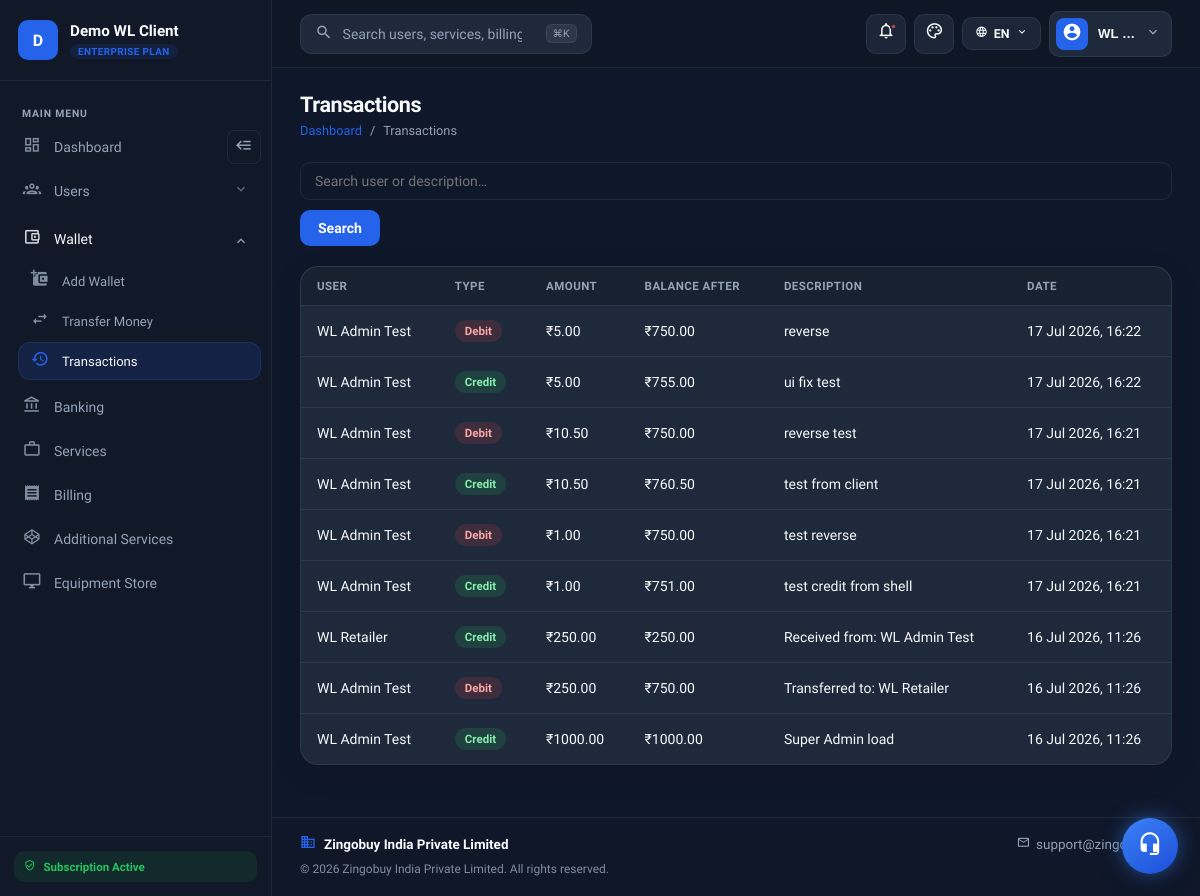
The page /wl/transactions/ (signed in) on the database its author committed.
### dashboard/models.py (models this page shows, shortened)
class WhiteLabelTenant(models.Model):
    name = models.CharField(max_length=255)
    slug = models.SlugField(max_length=100, unique=True)
    domain = models.CharField(
        max_length=255,
        unique=True,
        help_text="Host only, e.g. portal.client.com (no https://)",
    )
    logo = models.ImageField(upload_to="white_label/logos/", null=True, blank=True)
    favicon = models.ImageField(upload_to="white_label/favicons/", null=True, blank=True)
    primary_color = models.CharField(max_length=20, default="#0d9488")
    secondary_color = models.CharField(max_length=20, default="#0ea5e9")
    wallet_upi_id = models.CharField(
        max_length=100,
        blank=True,
        default="",
        help_text="UPI ID for wallet recharge of this white-label network",
    )
    wallet_qr_code = models.ImageField(
        upload_to="white_label/wallet_qr/",
        null=True,
        blank=True,
        help_text="QR code image for wallet recharge of this white-label network",
    )
    is_active = models.BooleanField(default=True)
    created_at = models.DateTimeField(auto_now_add=True)
    class Meta:
        ordering = ["name"]

class CustomUser(AbstractUser):
    email = models.EmailField(unique=True, null=False, blank=False)
    is_retailer = models.BooleanField(default=False)
    is_distributor = models.BooleanField(default=False)  # New field for distributor role
    username = models.CharField(
        max_length=150, unique=True, null=True, blank=True, editable=False
    )  # Automatically generated
    branch_id = models.CharField(max_length=50, unique=True, null=True, blank=False)
    plain_text_password = models.CharField(max_length=128, null=True, blank=True)  # For storing plain text password
    profile_photo = models.ImageField(upload_to='profile_photos/', null=True, blank=True)
    mobile_number = models.CharField(max_length=15, null=True, blank=True)
    pin = models.CharField(max_length=4, blank=True, null=True, verbose_name="Security PIN")
    full_name = models.CharField(max_length=255, blank=False, null=False)
    address = models.TextField(null=True, blank=True)
    state = models.CharField(max_length=100, null=True, blank=True)
    city = models.CharField(max_length=100, null=True, blank=True)
    postcode = models.CharField(max_length=20, null=True, blank=True)
    dob = models.DateField(null=True, blank=True)
    start_date = models.DateField(null=True, blank=True)
    created_at = models.DateTimeField(auto_now_add=True)  # Automatically set at creation time
    plain_password = models.CharField(max_length=128, null=True, blank=True)  # Add this field
    current_gsk_count = models.IntegerField(default=0)
    gender = models.CharField(
        max_length=10, choices=[("Male", "Male"), ("Female", "Female")], null=True, blank=True
    )
    role = models.CharField(
        max_length=50,
        choices=[
            ("admin", "Admin"),
            ("white_label_admin", "White Label Admin"),
            ("retailer", "Retailer"),
            ("distributor", "Distributor"),
            ("master_distributor", "Master Distributor"),
            ("retailer_2", "Retailer 2.0"),
            ("distributor_2", "Distributor 2.0"),
        ],
        null=True,
        blank=False,
        default='retailer'  # Default role
    )
    referred_by = models.ForeignKey(
        "self", on_delete=models.SET_NULL, null=True, blank=True, related_name="referrals"
    )
    tenant = models.ForeignKey(
        WhiteLabelTenant,
        on_delete=models.PROTECT,
        null=True,
        blank=True,
        related_name="users",
        help_text="NULL = platform (existing GSK). Set for white-label subtree users.",
    )
    wallet_balance = models.DecimalField(max_digits=10, decimal_places=2, default=0.00)
    first_login_at = models.DateTimeField(null=True, blank=True, help_text="Set on first portal login")
    wallet_disclaimer_dismissed_at = models.DateTimeField(null=True, blank=True, help_text="When user closed the wallet recharge disclaimer")
    USERNAME_FIELD = "email"
    REQUIRED_FIELDS = ['username']

class Transaction(models.Model):
    TRANSACTION_TYPES = (
        ("Credit", "Credit"),
        ("Debit", "Debit"),
    )
    user = models.ForeignKey(settings.AUTH_USER_MODEL, on_delete=models.CASCADE, related_name="transactions")
    transaction_type = models.CharField(max_length=10, choices=TRANSACTION_TYPES)
    amount = models.DecimalField(max_digits=10, decimal_places=2)
    balance_after_transaction = models.DecimalField(max_digits=10, decimal_places=2, default=0.00)
    description = models.TextField(blank=True, null=True)
    created_at = models.DateTimeField(auto_now_add=True)

### dashboard/views/white_label_views.py (the view)
# urls.py: path("wl/transactions/", white_label_views.white_label_view_transactions, name="white_label_view_transactions"),
@login_required
@role_required(["white_label_admin"])
def white_label_view_transactions(request):
    if not _require_tenant(request.user):
        return redirect("logout")
    tenant_user_ids = _tenant_user_ids(request.user)
    transactions = (
        Transaction.objects.filter(user_id__in=tenant_user_ids)
        .select_related("user")
        .order_by("-created_at")
    )
    search_query = request.GET.get("search", "")
    if search_query:
        transactions = transactions.filter(
            Q(user__full_name__icontains=search_query)
            | Q(description__icontains=search_query)
        )
    paginator = Paginator(transactions, 20)
    page_obj = paginator.get_page(request.GET.get("page"))
    return render(
        request,
        "white_label_dashboard/view_transactions.html",
        _wl_context(request, page_obj=page_obj, search_query=search_query),
    )

### dashboard/templates/white_label_dashboard/view_transactions.html (shortened to what this page needs)
{% extends 'white_label_dashboard/wl_layout.html' %}
{% block content %}
<div class="wl-saas-page-header">
    <div>
        <h1>Transactions</h1>
        <div class="wl-saas-breadcrumb">
            <a href="{% url 'white_label_dashboard' %}">Dashboard</a><span>/</span><span>Transactions</span>
        </div>
    </div>
</div>
<form method="get" class="wl-saas-toolbar">
    <input type="text" name="search" value="{{ search_query }}" class="wl-saas-input" placeholder="Search user or description…">
    <button type="submit" class="wl-saas-btn wl-saas-btn-primary">Search</button>
</form>
<div class="wl-saas-card" style="padding:0;overflow:hidden;">
    <div class="wl-saas-table-wrap" style="border:none;">
        <table class="wl-saas-table">
            <thead>
                <tr><th>User</th><th>Type</th><th>Amount</th><th>Balance after</th><th>Description</th><th>Date</th></tr>
            </thead>
            <tbody>
                {% for t in page_obj %}
                <tr>
                    <td>{{ t.user.full_name }}</td>
                    <td><span class="wl-saas-badge {% if t.transaction_type == 'Credit' %}wl-saas-badge-success{% else %}wl-saas-badge-danger{% endif %}">{{ t.transaction_type }}</span></td>
                    <td>₹{{ t.amount }}</td>
                    <td>₹{{ t.balance_after_transaction }}</td>
                    <td>{{ t.description|default:"—" }}</td>
                    <td>{{ t.created_at|date:"d M Y, H:i" }}</td>
                </tr>
                {% empty %}
                <tr><td colspan="6" class="wl-saas-empty"><i class="mdi mdi-history"></i>No transactions found.</td></tr>
                {% endfor %}
            </tbody>
        </table>
    </div>
</div>
{% endblock %}

### dashboard/templates/white_label_dashboard/_wl_sidebar.html (shortened to what this page needs)
<aside class="wl-saas-sidebar" id="wlSaasSidebar">
    <div class="wl-saas-brand">
        <div class="wl-saas-brand-logo">
            {% if tenant and tenant.logo %}
            <img src="{{ tenant.logo.url }}" alt="{{ tenant.name }}">
            {% else %}
            <div class="wl-saas-brand-mark">{{ tenant.name|default:"P"|slice:":1"|upper }}</div>
            {% endif %}
        </div>
        <div class="wl-saas-brand-text">
            <strong>{{ tenant.name|default:"Partner Portal" }}</strong>
            <span class="wl-saas-brand-plan">Enterprise Plan</span>
        </div>
    </div>
    <nav class="wl-saas-nav">
        <div class="wl-saas-nav-label">Main Menu</div>
        {% with url_name=request.resolver_match.url_name %}
        {% if user.role == 'white_label_admin' %}
        <div class="wl-saas-nav-item-row">
            <a href="{% url 'white_label_dashboard' %}" class="wl-saas-nav-link {% if url_name == 'white_label_dashboard' %}active{% endif %}">
                <i class="mdi mdi-view-dashboard-outline"></i><span>Dashboard</span>
            </a>
            <button type="button" class="wl-saas-collapse-btn" id="wlSidebarCollapse" aria-label="Collapse sidebar" title="Collapse sidebar">
                <i class="mdi mdi-backburger"></i>
            </button>
        </div>
        <div class="wl-saas-nav-dropdown " data-nav-dropdown>
            <button type="button" class="wl-saas-nav-toggle" aria-expanded="{% if url_name == 'white_label_view_users' or url_name == 'white_label_add_user' or url_name == 'white_label_edit_user' or url_name == 'white_label_delete_user' %}true{% else %}false{% endif %}">
                <i class="mdi mdi-account-group-outline"></i>
                <span>Users</span>
                <i class="mdi mdi-chevron-down wl-saas-nav-chevron"></i>
            </button>
        </div>
        <div class="wl-saas-nav-dropdown {% if url_name == 'white_label_add_wallet' or url_name == 'white_label_transfer_money' or url_name == 'white_label_view_transactions' or url_name == 'recharge_plans' or url_name == 'initiate_upi_payment' %}open has-active{% endif %}" data-nav-dropdown>
            <button type="button" class="wl-saas-nav-toggle" aria-expanded="{% if url_name == 'white_label_add_wallet' or url_name == 'white_label_transfer_money' or url_name == 'white_label_view_transactions' or url_name == 'recharge_plans' or url_name == 'initiate_upi_payment' %}true{% else %}false{% endif %}">
                <i class="mdi mdi-wallet-outline"></i>
                <span>Wallet</span>
                <i class="mdi mdi-chevron-down wl-saas-nav-chevron"></i>
            </button>
            <div class="wl-saas-nav-submenu">
                <a href="{% url 'white_label_add_wallet' %}" class="wl-saas-nav-link {% if url_name == 'white_label_add_wallet' or url_name == 'recharge_plans' or url_name == 'initiate_upi_payment' %}active{% endif %}">
                    <i class="mdi mdi-wallet-plus"></i><span>Add Wallet</span>
                </a>
                <a href="{% url 'white_label_transfer_money' %}" class="wl-saas-nav-link {% if url_name == 'white_label_transfer_money' %}active{% endif %}">
                    <i class="mdi mdi-swap-horizontal"></i><span>Transfer Money</span>
                </a>
                <a href="{% url 'white_label_view_transactions' %}" class="wl-saas-nav-link {% if url_name == 'white_label_view_transactions' %}active{% endif %}">
                    <i class="mdi mdi-history"></i><span>Transactions</span>
                </a>
            </div>
        </div>
        <a href="{% url 'white_label_banking' %}" class="wl-saas-nav-link {% if url_name == 'white_label_banking' %}active{% endif %}">
            <i class="mdi mdi-bank-outline"></i><span>Banking</span>
        </a>
        <a href="{% url 'white_label_view_services' %}" class="wl-saas-nav-link {% if url_name == 'white_label_view_services' or url_name == 'white_label_service_documents' %}active{% endif %}">
            <i class="mdi mdi-briefcase-outline"></i><span>Services</span>
        </a>
        <a href="{% url 'white_label_view_billing' %}" class="wl-saas-nav-link {% if url_name == 'white_label_view_billing' %}active{% endif %}">
            <i class="mdi mdi-receipt"></i><span>Billing</span>
        </a>
        <a href="{% url 'pin_entry' %}" class="wl-saas-nav-link {% if url_name == 'pin_entry' or url_name == 'additional_services' %}active{% endif %}">
            <i class="mdi mdi-codepen"></i><span>Additional Services</span>
        </a>
        <a href="{% url 'equipment_store' %}" class="wl-saas-nav-link {% if url_name == 'equipment_store' or url_name == 'equipment_billing' or url_name == 'equipment_payment' or url_name == 'payment_success' %}active{% endif %}">
            <i class="mdi mdi-monitor"></i><span>Equipment Store</span>
        </a>
        {% endif %}
        {% endwith %}
    </nav>
    <div class="wl-saas-sidebar-foot">
        <span class="wl-saas-sidebar-badge"><i class="mdi mdi-shield-check-outline"></i> Subscription Active</span>
    </div>
</aside>

### dashboard/templates/white_label_dashboard/_wl_topbar.html (shortened to what this page needs)
<header class="wl-saas-topbar">
    <div class="wl-saas-topbar-left">
        <form class="wl-saas-search" method="get" action="{% if user.role == 'white_label_admin' %}{% url 'white_label_view_users' %}{% else %}{{ tenant_dashboard_url }}{% endif %}" role="search">
            <i class="mdi mdi-magnify"></i>
            <input type="search" name="search" placeholder="Search users, services, billing…" aria-label="Search">
            <kbd class="wl-saas-search-kbd">⌘K</kbd>
        </form>
    </div>
    <div class="wl-saas-topbar-right">
        <div class="wl-saas-dropdown" data-wl-dropdown>
            <button type="button" class="wl-saas-icon-btn wl-saas-dropdown-trigger" aria-label="Notifications" title="Notifications">
                <i class="mdi mdi-bell-outline"></i>
                <span class="wl-dot"></span>
            </button>
        </div>
        <div class="wl-saas-dropdown" data-wl-dropdown>
            <button type="button" class="wl-saas-icon-btn wl-saas-dropdown-trigger" id="wlThemeToggle" aria-label="Theme" title="Theme">
                <i class="mdi mdi-palette-outline"></i>
            </button>
        </div>
        <div class="wl-saas-dropdown wl-saas-topbar-pill--hide-sm" data-wl-dropdown>
            <button type="button" class="wl-saas-topbar-text-btn wl-saas-dropdown-trigger" aria-expanded="false">
                <i class="mdi mdi-web"></i><span id="wlLangLabel">EN</span><i class="mdi mdi-chevron-down"></i>
            </button>
        </div>
        <div class="wl-saas-dropdown" data-wl-dropdown>
            <button type="button" class="wl-saas-profile wl-saas-dropdown-trigger" id="wlProfileToggle" aria-expanded="false">
                <div class="wl-saas-avatar"><i class="mdi mdi-account-circle"></i></div>
                <span class="wl-saas-profile-name">{{ request.user.full_name|truncatewords:1 }}</span>
                <i class="mdi mdi-chevron-down"></i>
            </button>
        </div>
    </div>
</header>

### rows shown on the page
WhiteLabelTenant: name "D", name "Demo WL Client"
CustomUser: user.full_name "WL …"
Transaction: user.full_name "WL Admin Test", transaction_type "Debit", amount "5.00", balance_after_transaction "750.00", description "reverse", created_at "17 Jul 2026, 16:22"
Transaction: user.full_name "WL Admin Test", transaction_type "Credit", amount "5.00", balance_after_transaction "755.00", description "ui fix test", created_at "17 Jul 2026, 16:22"
Transaction: user.full_name "WL Admin Test", transaction_type "Debit", amount "10.50", balance_after_transaction "750.00", description "reverse test", created_at "17 Jul 2026, 16:21"
Transaction: user.full_name "WL Admin Test", transaction_type "Credit", amount "10.50", balance_after_transaction "760.50", description "test from client", created_at "17 Jul 2026, 16:21"
Transaction: user.full_name "WL Admin Test", transaction_type "Debit", amount "1.00", balance_after_transaction "750.00", description "test reverse", created_at "17 Jul 2026, 16:21"
Transaction: user.full_name "WL Admin Test", transaction_type "Credit", amount "1.00", balance_after_transaction "751.00", description "test credit from shell", created_at "17 Jul 2026, 16:21"
Transaction: user.full_name "WL Retailer", transaction_type "Credit", amount "250.00", balance_after_transaction "250.00", description "Received from: WL Admin Test", created_at "16 Jul 2026, 11:26"
Transaction: user.full_name "WL Admin Test", transaction_type "Debit", amount "250.00", balance_after_transaction "750.00", description "Transferred to: WL Retailer", created_at "16 Jul 2026, 11:26"
Transaction: user.full_name "WL Admin Test", transaction_type "Credit", amount "1000.00", balance_after_transaction "1000.00", description "Super Admin load", created_at "16 Jul 2026, 11:26"
